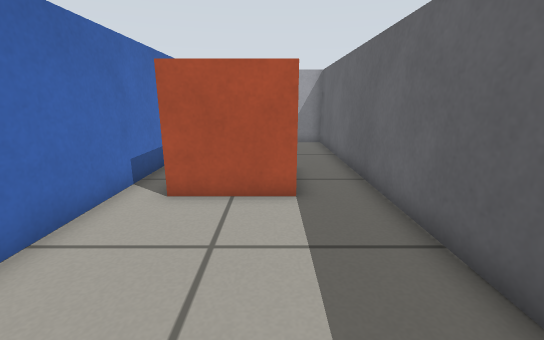
[1] (above)

14 first-person views from a walk through a Gazebo world. The camera is 0.57 m above the floor, tilts 14° down and sees 90° across. The floor is counted in squares, 0.25 m on a side. Each view is taken from the middle of a square. On the plan, view 1 faces up. The plan holds only what a view shows up to about 17 squares ahead; the rest is blank.

[2]
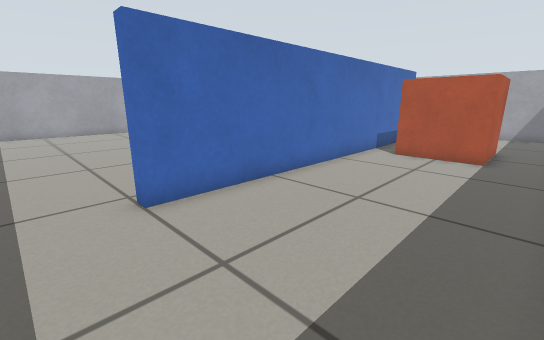

[3]
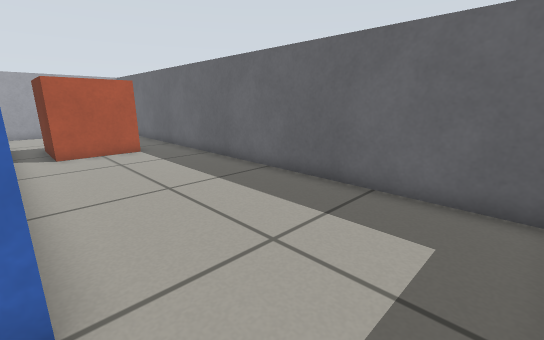

[4]
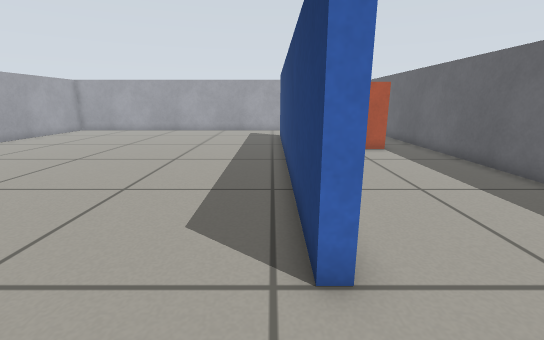

[5]
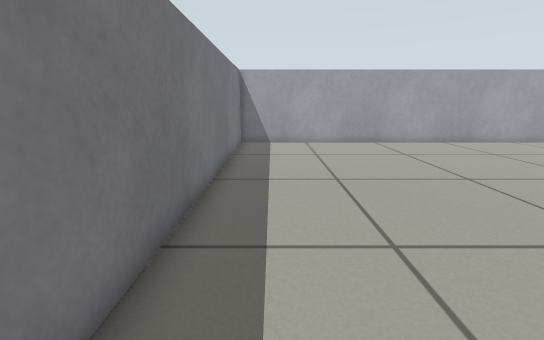

[6]
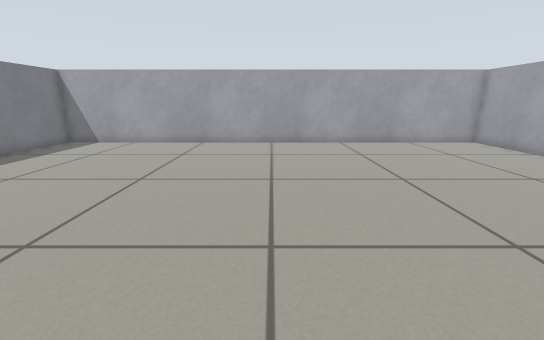

[7]
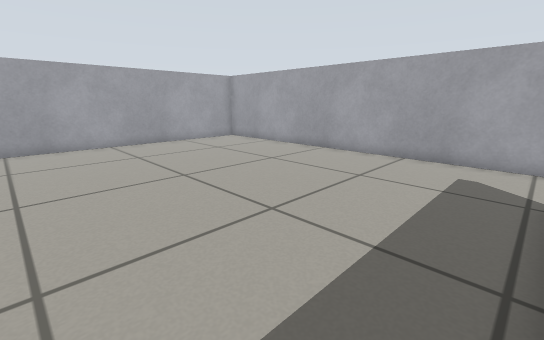

[8]
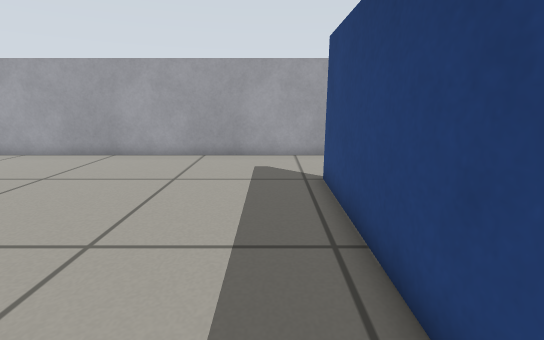

[9]
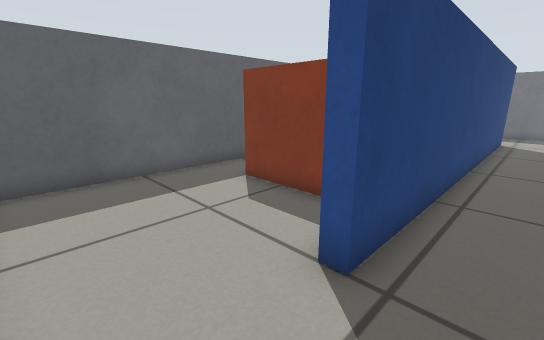

[10]
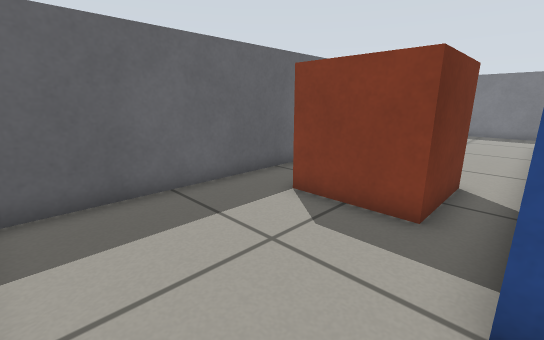

[11]
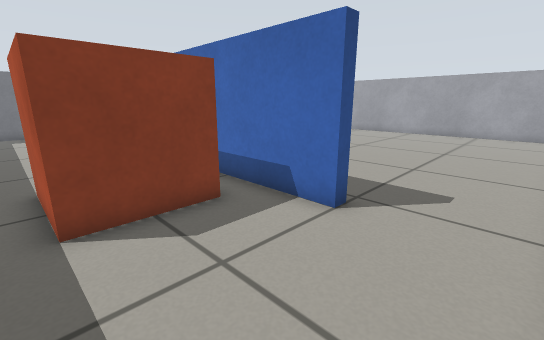

[12]
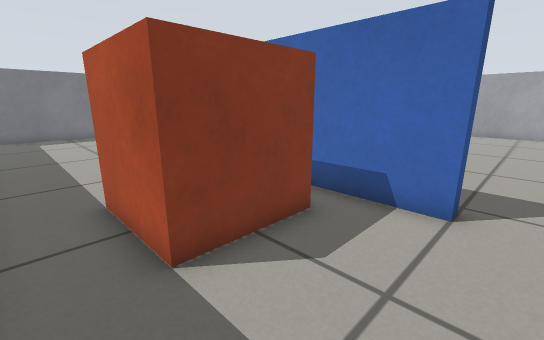

[13]
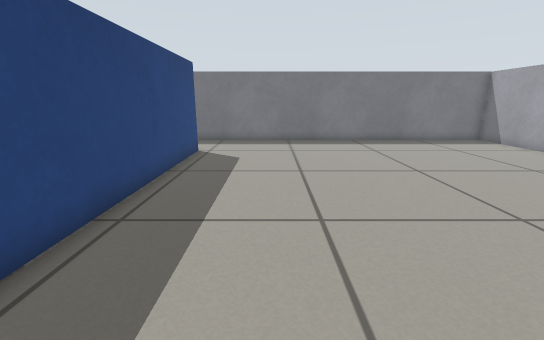

[14]
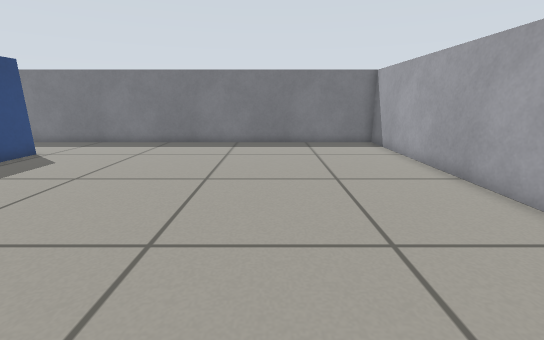

### Floor plan
Key: @ floor where view 1 was taken; # wall or solid block; . floor; B orange box.
Columns run from 21 left of view 1 to 3 right of it. Each row starts with its distance up from view 1.
 16 #########################
 15 #.......................#
 14 #.......................#
 13 #.......................#
 12 #.......................#
 11 #................#......#
 10 #................#.BBB..#
  9 #................#BB BB.#
  8 #................#B   B.#
  7 #................#BB BB.#
  6 #................#.BBB..#
  5 #................#......#
  4 #................#......#
  3 #................#......#
  2 #................#......#
  1 #................#......#
  0 #................#...@..#
 -1 #................#......#
 -2 #................#......#
 -3 #................#......#
 -4 #................#......#
 -5 #.......................#
 -6 #.......................#
 -7 #.......................#
 -8 #########################

Positions as (right, up) in squares from view 1, and headings:
1: (0, 0), facing up
2: (2, -6), facing up-left
3: (-4, -7), facing up-right
4: (-5, -7), facing up
5: (-5, -6), facing left
6: (-5, 4), facing left
7: (-5, 4), facing up-left
8: (-6, 4), facing up
9: (-6, 15), facing down-right
10: (-4, 15), facing down-right
11: (1, 15), facing down-left
12: (2, 13), facing down-left
13: (-8, 9), facing down
14: (-15, 8), facing down
